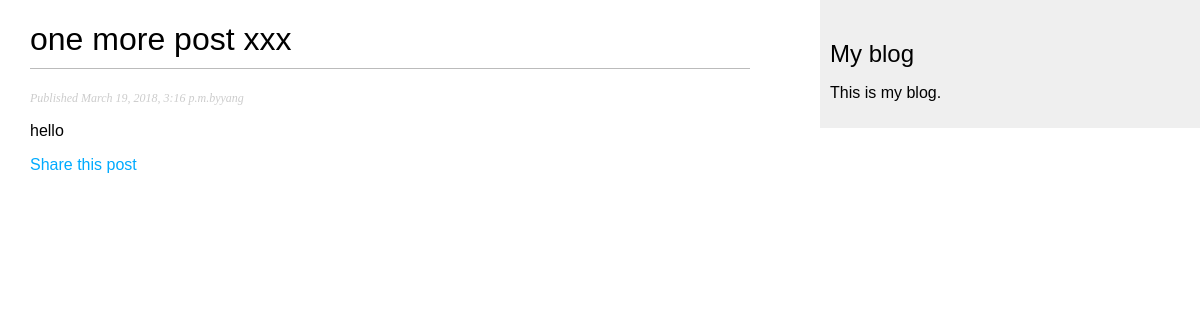
/blog/2018/03/19/hee/, run on the app's committed database.
### blog/models.py (models this page shows, shortened)
class Post(models.Model):
    STATUS_CHOICE = (
        ('draft', 'Draft'),
        ('publish', 'Publish')
    )
    title = models.CharField(max_length=250)
    slug = models.SlugField(max_length=250,unique_for_date='publish')
    author = models.ForeignKey(User,related_name='blog_posts')
    body =  models.TextField()
    publish = models.DateTimeField(default=timezone.now)
    created = models.DateTimeField(auto_now_add=True)
    updated = models.DateTimeField(auto_now=True)
    status = models.CharField(max_length=10, choices=STATUS_CHOICE)
    objects = models.Manager()
    published = PublishManager()
    class Meta:
        ordering = ('-publish',)

### blog/views.py (the view)
def post_detail(request, year, month, day, post):
    post = get_object_or_404(Post, slug=post,
                             status='publish',
                             publish__year=year,
                             publish__month=month,
                             publish__day=day)
    return render(request, 'blog/post/detail.html', {'post': post})

### blog/templates/blog/post/detail.html (shortened to what this page needs)
{% extends "blog/base.html" %}
{% block content %}
    <h1>{{ post.title }}</h1>
    <p class="date">Published {{ post.publish}}by{{ post.author }}</p>
    {{ post.body|linebreaks }}
    <p><a href="{% url "blog:post_share" post.id %}">Share this post</a> </p>
{% endblock %}

### blog/static/css/blog.css (style rules this page uses)
body { margin:0; padding:0; font-family:helvetica, sans-serif; }
a { color:#00abff; text-decoration:none; }
h1 { font-weight:normal; border-bottom:1px solid #bbb; padding:0 0 10px 0; }
p.date { color:#ccc; font-family: georgia, serif; font-size: 12px; font-style: italic; }

### data on the page
Post: title "one more post xxx", publish "March 19, 2018, 3:16 p.m.", author "yang", body "hello"
